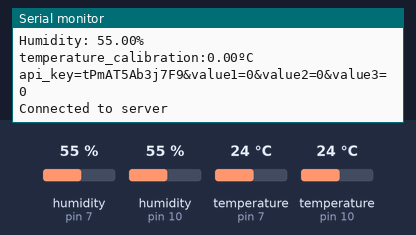
The sketch below on a simulated Arduino Uno, built with avr-gcc and run on an emulated ATmega328P. Shown: the last lines printed to the serial monitor. The test bench sets the inputs (shaded band); at power-on: humidity (sensors on pin 7, pin 10) 55 %, temperature (sensors on pin 7, pin 10) 24 °C. WiFi joins after 1.5 s; servers stay silent unless stated.

Above: at 2.7 s.
2.8 s: humidity (sensor on pin 7) set to 22 %
At 8.2 s:
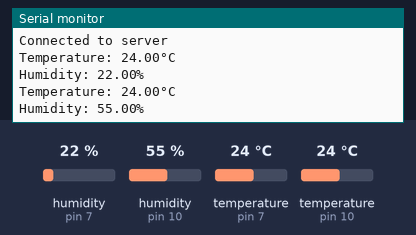
9.5 s: humidity (sensor on pin 10) set to 40 %
At 14.47 s:
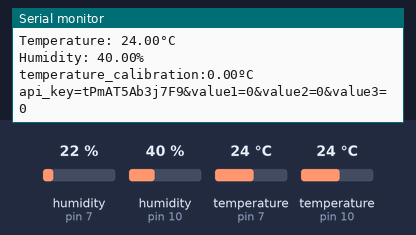
16.2 s: temperature (sensor on pin 7) set to 12 °C
At 20.2 s:
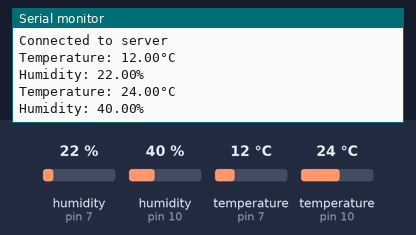
22.9 s: temperature (sensor on pin 10) set to 19 °C
At 26.1 s:
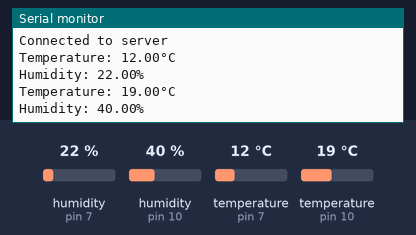
29.6 s: humidity (sensor on pin 7) set to 68 %
At 32.1 s:
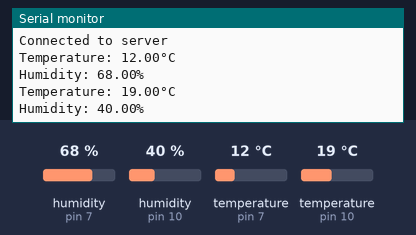
36.3 s: humidity (sensor on pin 10) set to 88 %
At 38.1 s:
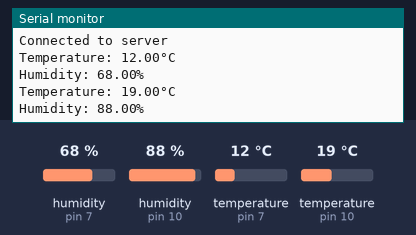
Timing chart, 0 to 39.6 s (numbered marks = the images above; inputs shaded):
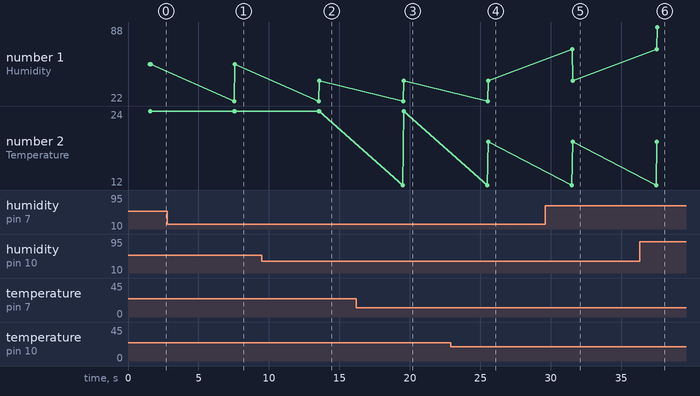

The sketch:

f_3.ino
```cpp
#include <Ethernet.h>
#include <SPI.h>
#include <Adafruit_Sensor.h>
#include <DHT.h>
#include <DHT_U.h>

//ds18b20 lib
#include <OneWire.h>
#include <DallasTemperature.h>

String apiKeyValue = "tPmAT5Ab3j7F9";
uint8_t mac[6] = {0x00,0x01,0x02,0x03,0x04,0x05};

// Uncomment the type of sensor in use:
#define DHTTYPE    DHT11     // DHT 11
//#define DHTTYPE    DHT22     // DHT 22 (AM2302)
//#define DHTTYPE    DHT21     // DHT 21 (AM2301)

#define DHT_1 7
#define DHT_2 10
DHT_Unified dht_1(DHT_1, DHTTYPE);
DHT_Unified dht_2(DHT_2, DHTTYPE);

//ds18b20 для калибровки
const int oneWireBus = 8;
OneWire oneWire(oneWireBus);
DallasTemperature sensors(&oneWire);

EthernetClient client;

char server[] = "smart.1561.moscow";

uint32_t delayMS;

float humidity_1 = 0.0;
float humidity_2 = 0.0;
float temperature_1 = 0.0;
float temperature_2 = 0.0;
float temperature_calibration = 0.0;

void setup() {
  Serial.begin(9600);
  sensors.begin();
  dht_1.begin();
  dht_2.begin();

/**
  if(Ethernet.begin(mac) == 0){
    Serial.println("Failed to configure Ethernet using DHCP");
    while(1);
  }
  */
  //   start the Ethernet connection:

  Serial.println("Initialize Ethernet with DHCP:");
  if(Ethernet.begin(mac) == 0){
    Serial.println("Failed to configure Ethernet using DHCP");
    while(1);
  }

  // print your local IP address:
  Serial.print("My IP address: ");
 // Serial.println(Ethernet.localIP());


  /**
  Serial.println(F("DHTxx Unified Sensor Example"));
  // Print temperature sensor details.
  sensor_t sensor;
  dht_1.temperature().getSensor(&sensor);
  Serial.println(F("------------------------------------"));
  Serial.println(F("Temperature Sensor"));
  Serial.print  (F("Sensor Type: ")); Serial.println(sensor.name);
  Serial.print  (F("Driver Ver:  ")); Serial.println(sensor.version);
  Serial.print  (F("Unique ID:   ")); Serial.println(sensor.sensor_id);
  Serial.print  (F("Max Value:   ")); Serial.print(sensor.max_value); Serial.println(F("°C"));
  Serial.print  (F("Min Value:   ")); Serial.print(sensor.min_value); Serial.println(F("°C"));
  Serial.print  (F("Resolution:  ")); Serial.print(sensor.resolution); Serial.println(F("°C"));
  Serial.println(F("------------------------------------"));
  // Print humidity sensor details.
  dht_1.humidity().getSensor(&sensor);
  Serial.println(F("Humidity Sensor"));
  Serial.print  (F("Sensor Type: ")); Serial.println(sensor.name);
  Serial.print  (F("Driver Ver:  ")); Serial.println(sensor.version);
  Serial.print  (F("Unique ID:   ")); Serial.println(sensor.sensor_id);
  Serial.print  (F("Max Value:   ")); Serial.print(sensor.max_value); Serial.println(F("%"));
  Serial.print  (F("Min Value:   ")); Serial.print(sensor.min_value); Serial.println(F("%"));
  Serial.print  (F("Resolution:  ")); Serial.print(sensor.resolution); Serial.println(F("%"));
  Serial.println(F("------------------------------------"));
  // Set delay between sensor readings based on sensor details.
  delayMS = sensor.min_delay / 1000;
  */
}

void loop() {
  //delay(delayMS);
  // Get temperature event and print its value.

  sensors_event_t event;
  dht_1.temperature().getEvent(&event);
  if (isnan(event.temperature)) {
    Serial.println(F("Error reading temperature!"));
  }
  else {
    Serial.print(F("Temperature: "));
    temperature_1 = event.temperature;
    Serial.print(temperature_1);
    Serial.println(F("°C"));
  }
  // Get humidity event and print its value.
  dht_1.humidity().getEvent(&event);
  if (isnan(event.relative_humidity)) {
    Serial.println(F("Error reading humidity!"));
  }
  else {
    Serial.print(F("Humidity: "));
    humidity_1 = event.relative_humidity;
    Serial.print(humidity_1);
    Serial.println(F("%"));
  }


  dht_2.temperature().getEvent(&event);
  if (isnan(event.temperature)) {
    Serial.println(F("Error reading temperature!"));
  }
  else {
    Serial.print(F("Temperature: "));
    temperature_2 = event.temperature;
    Serial.print(temperature_2);
    Serial.println(F("°C"));
  }
  // Get humidity event and print its value.
  dht_2.humidity().getEvent(&event);
  if (isnan(event.relative_humidity)) {
    Serial.println(F("Error reading humidity!"));
  }
  else {
    Serial.print(F("Humidity: "));
    humidity_2 = event.relative_humidity;
    Serial.print(humidity_2);
    Serial.println(F("%"));
  }

  //ds18b20 read temperature
  sensors.requestTemperatures();
  //temperature_calibration = sensors.getTempCByIndex(0);
  Serial.print(F("temperature_calibration:")); Serial.print(temperature_calibration); Serial.println("ºC");

  //String httpRequestData = "api_key=" + apiKeyValue + "&value1=" + String(temperature_1)
                          + "&value2=" + String(humidity_1) + "&value3=" + String(0) + "";


    String httpRequestData = "api_key=" + apiKeyValue + "&value1=" + String(0)
                           + "&value2=" + String(0) + "&value3=" + String(0) + "";

  Serial.println(httpRequestData);


  if (client.connect(server,80)){
      Serial.println("Connected to server");
      client.println("POST /post-data.php HTTP/1.1");
      client.println("Host: smart.1561.moscow");
      client.println("Content-Type: application/x-www-form-urlencoded");
      client.print("Content-Length: ");
      client.println(httpRequestData.length());
      client.println();
      client.println(httpRequestData);
      client.println();
  }else{
      Serial.println("Connection to server failed");
  }

  /*while(client.connected()){
    if(client.available()){
      char c = client.read();
      Serial.print(c);
    }
 }*/
  delay(5000);
}
```

Measured:
- after the input at 2.8 s, the serial monitor: prints a new line after 4.7 s (image 1)
- after the input at 9.5 s, the serial monitor: prints a new line after 4.1 s (image 2)
- after the input at 16.2 s, the serial monitor: prints a new line after 3.3 s (image 3)
- after the input at 22.9 s, the serial monitor: prints a new line after 2.7 s (image 4)
- after the input at 29.6 s, the serial monitor: prints a new line after 1.9 s (image 5)
- after the input at 36.3 s, the serial monitor: prints a new line after 1.3 s (image 6)
- plotted number 1: 55 → 40 after the input at 9.5 s, 40 → 88 after the input at 36.3 s
- plotted number 2: 24 → 19 after the input at 22.9 s
